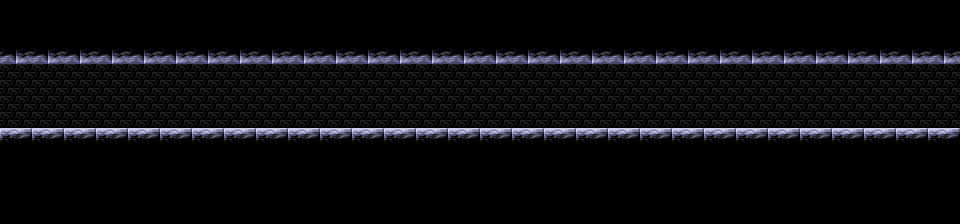

The image is a tile-based game level rendered from a .tmx file. Its description and complete source (layers, tilesets, objects, tile grids) follow:
An orthogonal 30x7 tile map with 32x32 px tiles, 1 tile layer (Capa de Patrones 1), 2 tilesets and 4 objects (2x STAGE_LAVA4).

<map version="1.0" orientation="orthogonal" width="30" height="7" tilewidth="32" tileheight="32">
 <tileset firstgid="1" name="tileset" tilewidth="32" tileheight="32">
  <image source="../tileset/tileset.png" width="256" height="256" />
 </tileset>
 <tileset firstgid="65" name="objset" tilewidth="64" tileheight="64">
  <image source="../tileset/objset.png" trans="000000" width="512" height="512" />
 </tileset>
 <layer name="Capa de Patrones 1" width="30" height="7">
  <data encoding="csv">
30,30,30,30,30,30,30,30,30,30,30,30,30,30,30,30,30,30,30,30,30,30,30,30,30,30,30,30,30,30,
31,31,31,31,31,31,31,31,31,31,31,31,31,31,31,31,31,31,31,31,31,31,31,31,31,31,31,31,31,31,
1,1,1,1,1,1,1,1,1,1,1,1,1,1,1,1,1,1,1,1,1,1,1,1,1,1,1,1,1,1,
1,1,1,1,1,1,1,1,1,1,1,1,1,1,1,1,1,1,1,1,1,1,1,1,1,1,1,1,1,1,
32,32,32,32,32,32,32,32,32,32,32,32,32,32,32,32,32,32,32,32,32,32,32,32,32,32,32,32,32,32,
30,30,30,30,30,30,30,30,30,30,30,30,30,30,30,30,30,30,30,30,30,30,30,30,30,30,30,30,30,30,
30,30,30,30,30,30,30,30,30,30,30,30,30,30,30,30,30,30,30,30,30,30,30,30,30,30,30,30,30,30
</data>
 </layer>
 <objectgroup name="Capa de Objetos 1" width="30" height="7">
  <object gid="66" x="66" y="139" />
  <object gid="67" x="64" y="137" />
  <object name="STAGE_LAVA4" gid="83" x="912" y="112" />
  <object name="STAGE_LAVA4" gid="83" x="912" y="144" />
 </objectgroup>
</map>
